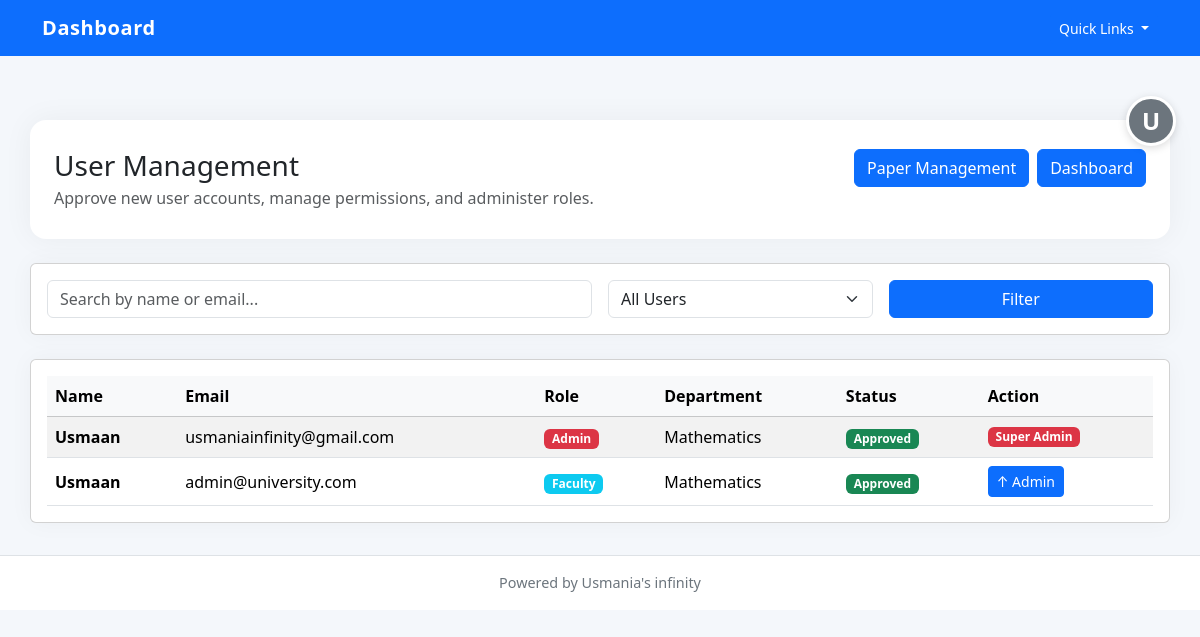
The app's page /admin/users (signed in) with its own data.
### app/models.py (models this page shows)
class User(UserMixin, db.Model):
    __tablename__ = "users"
    id = db.Column(db.Integer, primary_key=True)
    name = db.Column(db.String(150), nullable=False)
    email = db.Column(db.String(150), unique=True, nullable=False)
    password = db.Column(db.String(255), nullable=False)
    role = db.Column(db.String(50), default="faculty")  # faculty / admin
    department_id = db.Column(db.Integer, db.ForeignKey("departments.id"))
    papers = db.relationship("Paper", backref="author", lazy=True)
    approved = db.Column(db.Boolean, default=False)
    created_at = db.Column(db.DateTime, default=datetime.utcnow)

class Department(db.Model):
    __tablename__ = "departments"
    id = db.Column(db.Integer, primary_key=True)
    name = db.Column(db.String(150), unique=True, nullable=False)
    users = db.relationship("User", backref="department", lazy=True)
    papers = db.relationship("Paper", backref="department", lazy=True)

### app/routes/admin.py (the view)
@admin_bp.route("/users")
@login_required
def view_users():
    if current_user.role != "admin":
        return redirect(url_for("auth.dashboard"))
    filter_status = request.args.get('status', 'all')  # all, pending, approved
    search = request.args.get('search', '')
    query = User.query
    if search:
        query = query.filter(
            (User.name.ilike(f'%{search}%')) |
            (User.email.ilike(f'%{search}%'))
        )
    if filter_status == 'pending':
        query = query.filter_by(approved=False)
    elif filter_status == 'approved':
        query = query.filter_by(approved=True)
    users = query.order_by(User.created_at.desc()).all()
    return render_template("admin_users.html", users=users, filter_status=filter_status, search=search)

### app/routes/auth.py (called while the page is built)
@login_manager.user_loader
def load_user(user_id):
    return User.query.get(int(user_id))

### app/templates/admin_users.html (shortened to what this page needs)
{% extends "base.html" %}
{% block content %}
<div class="page-header">
    <div class="d-flex flex-column flex-md-row justify-content-between gap-3 align-items-start">
        <div>
            <h1 class="h3 mb-1">User Management</h1>
            <p class="text-muted mb-0">Approve new user accounts, manage permissions, and administer roles.</p>
        </div>
        <div class="d-flex gap-2">
            <a class="btn btn-outline-primary" href="{{ url_for('admin.view_papers') }}">Paper Management</a>
            <a class="btn btn-outline-secondary" href="{{ url_for('admin.dashboard') }}">Dashboard</a>
        </div>
    </div>
</div>
<div class="card card-shadow mb-4">
    <div class="card-body">
        <form method="GET" action="{{ url_for('admin.view_users') }}" class="row g-3">
            <div class="col-md-6">
                <input type="text" name="search" class="form-control" placeholder="Search by name or email..." value="{{ search }}">
            </div>
            <div class="col-md-3">
                <select name="status" class="form-select">
                    <option value="all" {% if filter_status == 'all' %}selected{% endif %}>All Users</option>
                </select>
            </div>
            <div class="col-md-3">
                <button type="submit" class="btn btn-primary w-100">Filter</button>
            </div>
        </form>
    </div>
</div>
<div class="card card-shadow">
    <div class="card-body">
        <div class="table-responsive">
            <table class="table table-striped align-middle mb-0">
                <thead class="table-light">
                    <tr>
                        <th>Name</th>
                        <th>Email</th>
                        <th>Role</th>
                        <th>Department</th>
                        <th>Status</th>
                        <th>Action</th>
                    </tr>
                </thead>
                <tbody>
                    {% for user in users %}
                    <tr>
                        <td><strong>{{ user.name }}</strong></td>
                        <td>{{ user.email }}</td>
                        <td><span class="badge {% if user.role == 'admin' %}bg-danger{% else %}bg-info{% endif %}">{{ user.role|capitalize }}</span></td>
                        <td>{{ user.department.name if user.department else 'N/A' }}</td>
                        <td>
                            {% if user.approved %}
                            <span class="badge bg-success">Approved</span>
                            {% else %}
                            <span class="badge bg-warning text-dark">Pending</span>
                            {% endif %}
                        </td>
                        <td>
                            <div class="d-flex gap-2">
                                {% if user.email == 'usmaniainfinity@gmail.com' %}
                                <span class="badge bg-danger">Super Admin</span>
                                {% else %}
                                    {% if user.role != 'admin' %}
                                    <a class="btn btn-sm btn-outline-primary" href="{{ url_for('admin.promote_user', user_id=user.id) }}" title="Promote to Admin">↑ Admin</a>
                                    {% else %}
                                    <form method="POST" action="{{ url_for('admin.demote_user', user_id=user.id) }}" style="display:inline;">
                                        <button type="submit" class="btn btn-sm btn-outline-warning" onclick="return confirm('Demote this user to faculty?');" title="Demote to Faculty">↓ Faculty</button>
                                    </form>
                                    {% endif %}
                                {% endif %}
                            </div>
                        </td>
                    </tr>
                    {% endfor %}
                </tbody>
            </table>
        </div>
    </div>
</div>
{% endblock %}

### app/templates/base.html (shortened to what this page needs)
<!DOCTYPE html>
<html lang="en">
<head>
    <link href="https://cdn.jsdelivr.net/npm/bootstrap@5.3.3/dist/css/bootstrap.min.css" rel="stylesheet">
</head>
<body>
<nav class="navbar navbar-expand-lg navbar-dark bg-primary fixed-top">
    <div class="container">
        <a class="navbar-brand" href="{{ url_for('home') }}">Dashboard</a>
        <button class="navbar-toggler" type="button" data-bs-toggle="collapse" data-bs-target="#mainNav" aria-controls="mainNav" aria-expanded="false" aria-label="Toggle navigation">
        <div class="collapse navbar-collapse" id="mainNav">
            <div class="d-flex align-items-center ms-3">
                <div class="dropdown">
                    <button class="btn btn-light btn-sm dropdown-toggle" type="button" id="quickLinksDropdown" data-bs-toggle="dropdown" aria-expanded="false">
                        Quick Links
                    </button>
                </div>
            </div>
        </div>
    </div>
</nav>
<div class="profile-btn-container">
    {% if current_user.is_authenticated %}
    <a href="{{ url_for('auth.dashboard') }}" class="profile-btn" title="Profile">{{ current_user.name[0].upper() }}</a>
    {% else %}
    <a href="{{ url_for('auth.login') }}" class="profile-btn" title="Login">👤</a>
    {% endif %}
</div>
<div class="container content">
    {% block content %}{% endblock %}
</div>
<footer class="footer bg-white border-top">
    <div class="container">Powered by Usmania's infinity</div>
</footer>
</body>
</html>

### app/templates/base.html (style rules this page uses)
body { padding-top: 5.5rem; background: #f4f7fb; min-height: 100vh; }
.content { padding: 2rem 0; }
.navbar-brand { font-weight: 700; letter-spacing: 0.03em; }
.page-header { padding: 1.8rem 1.5rem; background: #ffffff; border-radius: 1rem; box-shadow: 0 0 30px rgba(0, 0, 0, 0.05); margin-bottom: 1.5rem; }
.page-header h1 { margin-bottom: 0.25rem; }
.btn, .btn-primary, .btn-outline-primary, .btn-outline-secondary, .btn-outline-info, .btn-secondary, .btn-danger, .btn-light { color: #fff !important; background-color: #0d6efd !important; border-color: #0d6efd !important; }
.card-shadow { box-shadow: 0 0 25px rgba(0,0,0,.04); }
.footer { padding: 1rem 0; text-align: center; color: #6c757d; font-size: 0.9rem; }
.profile-btn-container { position: fixed; top: 6rem; right: 1.5rem; z-index: 1000; }
.profile-btn { width: 50px; height: 50px; border-radius: 50%; background-color: #6c757d; color: white; display: flex; align-items: center; justify-content: center; text-decoration: none; font-weight: 600; font-size: 1.5rem; transition: all 0.3s ease; border: 3px solid white; box-shadow: 0 2px 8px rgba(0, 0, 0, 0.15); }

### records on screen
User: name "U", name "Usmaan", email "usmaniainfinity@gmail.com", role "Admin", department "Mathematics", approved "Approved", shows "Super Admin"
User: name "Usmaan", email "admin@university.com", role "Faculty", department "Mathematics", approved "Approved"
